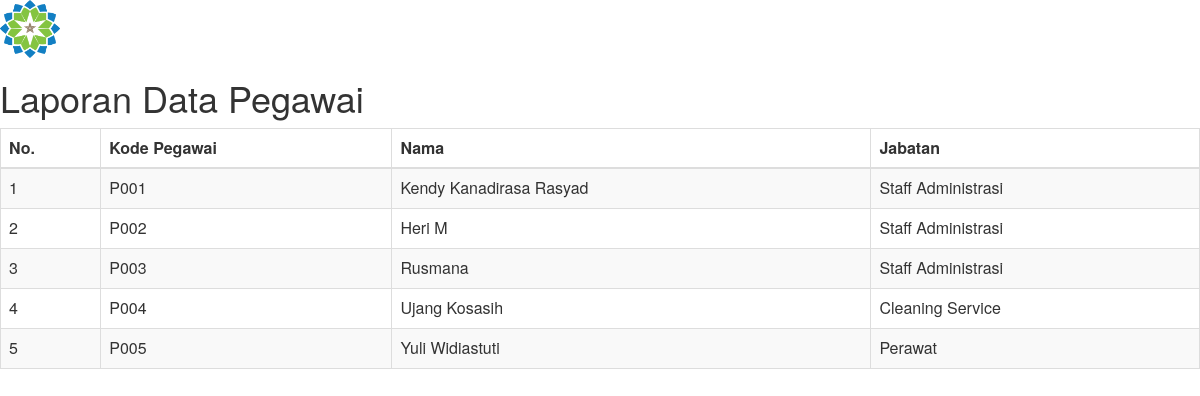
The app's page /l_datapeg.php with its own data.
### tables this page shows
CREATE TABLE `pegawai` (
  `id` int(11) NOT NULL,
  `kode` varchar(20) NOT NULL DEFAULT '0',
  `nama` varchar(50) NOT NULL DEFAULT '0',
  `tmp_lahir` varchar(20) NOT NULL DEFAULT '0',
  `tgl_lahir` varchar(20) NOT NULL DEFAULT '0',
  `alamat` text NOT NULL,
  `no_hp` char(20) NOT NULL DEFAULT '0',
  `email` varchar(20) NOT NULL DEFAULT '0',
  `jabatan` varchar(20) NOT NULL DEFAULT '0'
);

### l_datapeg.php (the view, shortened to what this page needs)
<html>
<head>
<link href="assets/css/bootstrap.min.css" rel="stylesheet">
</head>
<body>
<img src="assets/img/uin.png" alt="Logo Uin" style="width: 5%;">
<h1>Laporan Data Pegawai</h1>
	<table class="table table-striped table-bordered data">
	    <thead>
			<tr>
	        	<th>No. </th>
	            <th>Kode Pegawai</th>
	            <th>Nama</th>
	            <th>Jabatan</th>
			</tr>
	    </thead>
	    <tbody>
	    	<?php
				include('db/koneksi_d.php');
	            $query = mysqli_query($conn, "SELECT * FROM pegawai ORDER BY kode ASC");
	            if(mysqli_num_rows($query) == 0){
	            	echo '<tr><td colspan="6">Tidak ada data!</td></tr>';
	            }else{
	           	$no = 1;
	            while($data = mysqli_fetch_assoc($query)){
				echo '<tr>';
	            	echo '<td>'.$no.'</td>';
	                echo '<td>'.$data['kode'].'</td>';
					echo '<td>'.$data['nama'].'</td>';
	                echo '<td>'.$data['jabatan'].'</td>';
				echo '</tr>';
	            $no++;
	            }
	            }
	        ?>
		</tbody>
	</table>
</body>
</html>

### records on screen
pegawai: kode "P001", nama "Kendy Kanadirasa Rasyad", jabatan "Staff Administrasi"
pegawai: kode "P002", nama "Heri M", jabatan "Staff Administrasi"
pegawai: kode "P003", nama "Rusmana", jabatan "Staff Administrasi"
pegawai: kode "P004", nama "Ujang Kosasih", jabatan "Cleaning Service"
pegawai: kode "P005", nama "Yuli Widiastuti", jabatan "Perawat"
